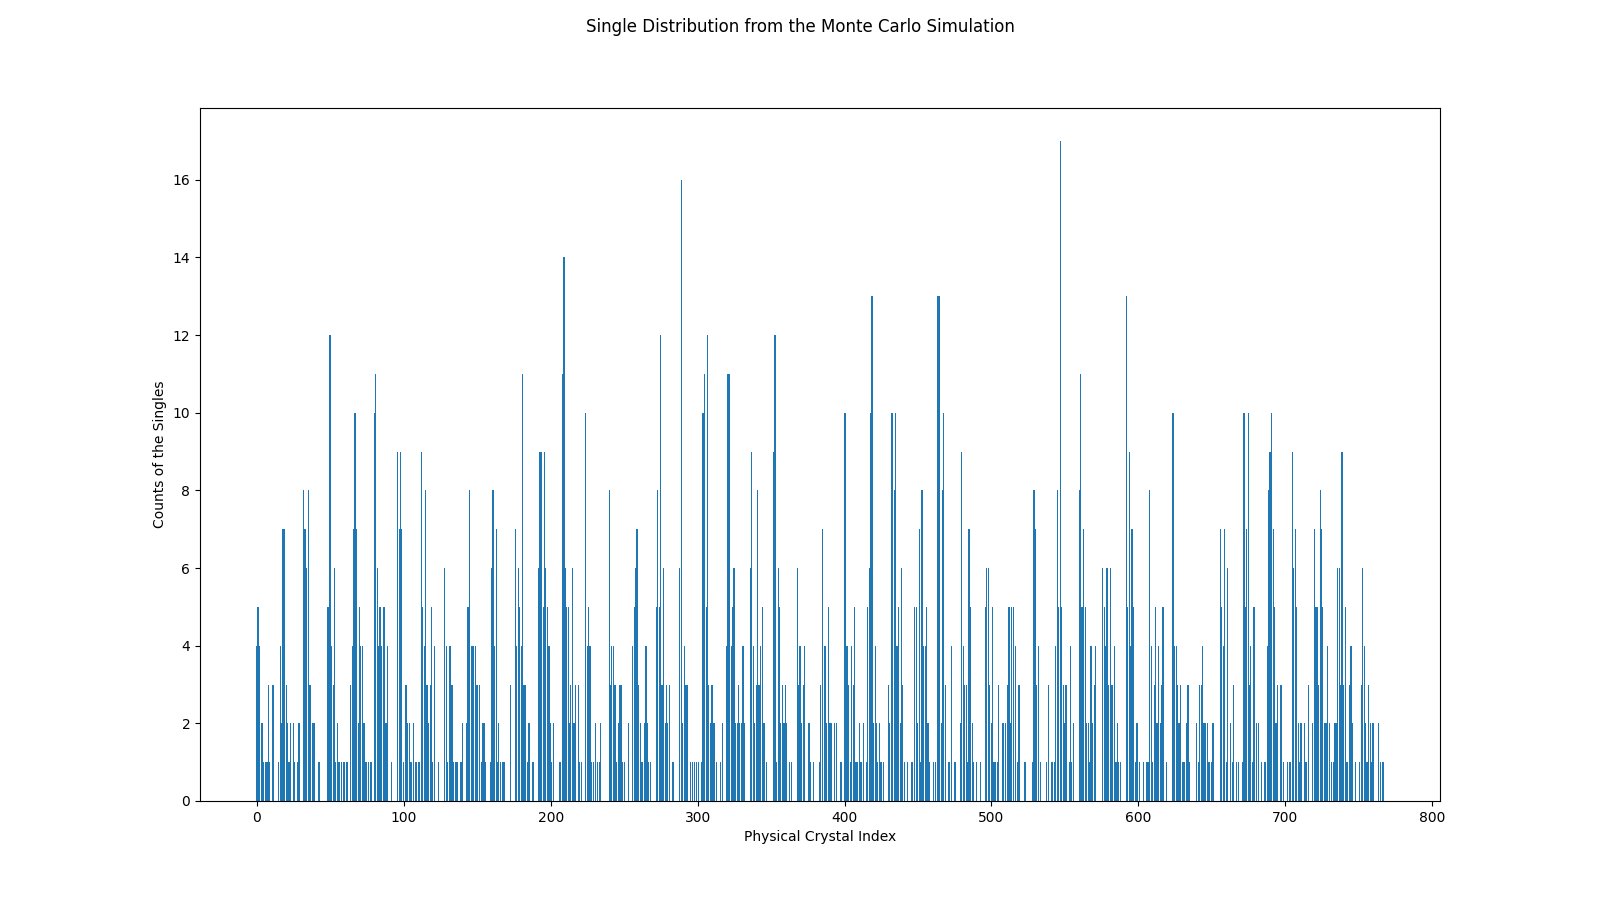

The Python source for this figure:
import ROOT as rt
from matplotlib import pyplot as plt
import numpy as np

rt.gROOT.SetBatch(True)
infile = rt.TFile("../data/08282023/merge.root")
myTree = infile.Get("tree")
# sourcePosX = []
# sourcePosY = []
# gantryID = []
# moduleID = []
# submoduleID = []
# crystalID = []
# layerID = []
singleIDs = []
print(myTree.GetEntries())
for entry in myTree:
    physicalID  = entry.layerID + entry.crystalID*8 + entry.submoduleID*32 + entry.rsectorID*128
    # gantryID.append(entry.gantryID)
    # moduleID.append(entry.moduleID)
    # submoduleID.append(entry.submoduleID)
    # crystalID.append(entry.crystalID)
    # layerID.append(entry.layerID)
    singleIDs.append(physicalID)
data=np.asarray(singleIDs)

fig, ax = plt.subplots(figsize=(16, 9))
counts, bins = np.histogram(data,data.size)
plt.bar(bins[:-1],counts)
# sourcePosX_np = np.asarray(sourcePosX)
# sourcePosY_np = np.asarray(sourcePosY)
# submoduleID_np = np.asarray(submoduleID)
# moduleID_np = np.asarray(moduleID)
# crystalID_np = np.asarray(crystalID)
# layerID_np = np.asarray(layerID)
# xdata = sourcePosX_np
# ydata = sourcePosY_np
# ydata = sourcePosY_np[np.where(submoduleID_np==0 and moduleID_np ==0 and crystalID_np == 0 and layerID_np == 0)]
print(data.shape)
# print(sourcePosX_np.shape)
# print(sourcePosY_np.shape)
# ax.scatter(xdata, ydata)
plt.suptitle("Single Distribution from the Monte Carlo Simulation")
ax.set_xlabel("Physical Crystal Index")
ax.set_ylabel("Counts of the Singles")
fig.savefig("08282023.png")
# plt.show()
